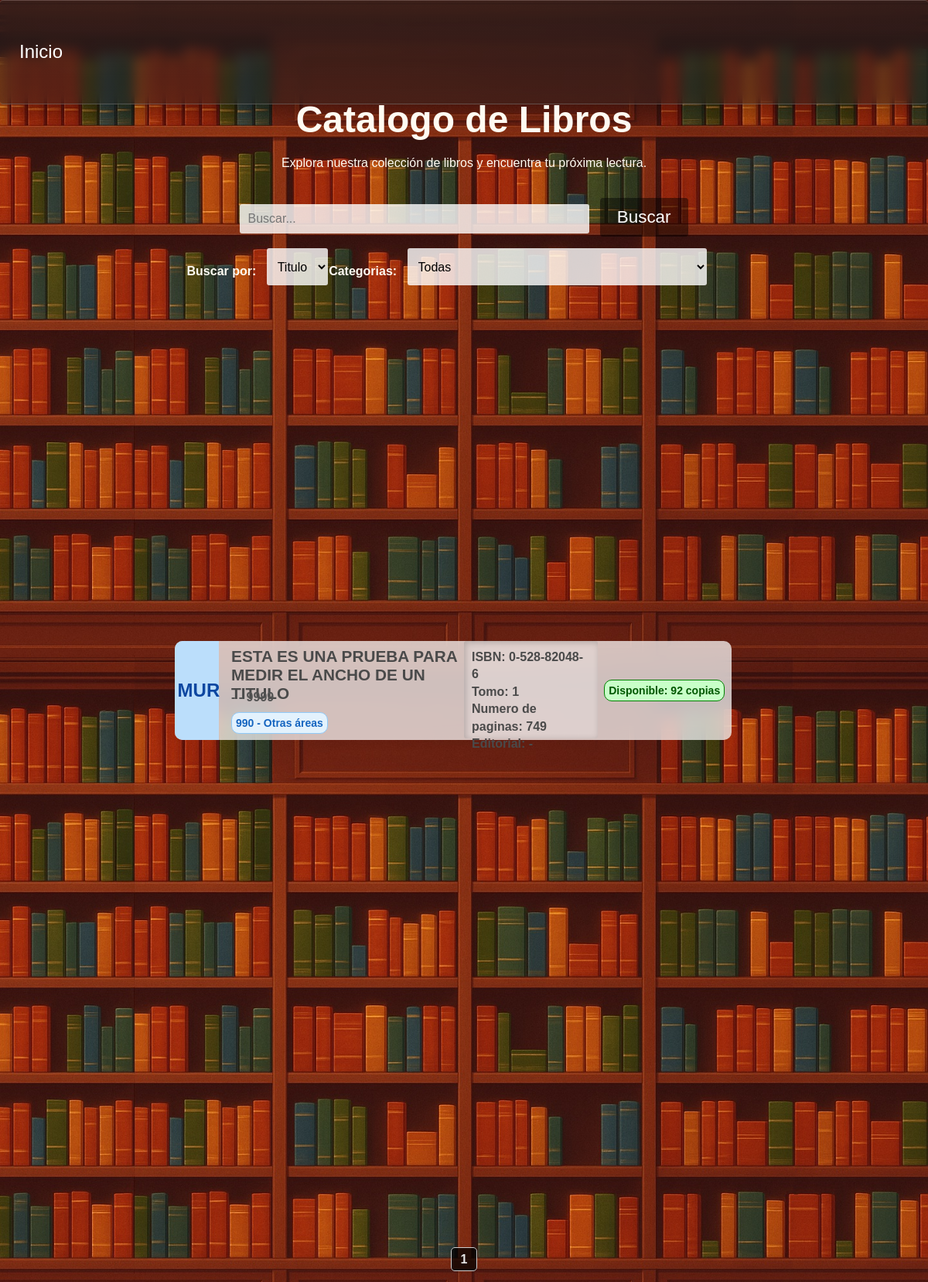
Page /libros on the committed database.
### tables this page shows
CREATE TABLE "Libros" (
	"id_libro"	INTEGER,
	"Titulo"	TEXT NOT NULL,
	"Tomo"	INTEGER,
	"ano_publicacion"	TEXT,
	"ISBN"	TEXT,
	"numero_paginas"	INTEGER  NOT NULL,
	"numero_copias"	INTEGER  NOT NULL,
	PRIMARY KEY("id_libro" AUTOINCREMENT),
	UNIQUE("Titulo", "Tomo")
);

CREATE TABLE "Notaciones" (
	"id_notacion"	INTEGER NOT NULL,
	"notacion"	TEXT NOT NULL,
	"id_editorial"	INTEGER NOT NULL,
	"id_autor"	INTEGER NOT NULL,
	PRIMARY KEY("id_notacion" AUTOINCREMENT),
	FOREIGN KEY("id_autor") REFERENCES "Autores"("id_autor"),
	FOREIGN KEY("id_editorial") REFERENCES "Editoriales"("id_editorial"),
	UNIQUE("id_autor", "id_editorial")
);

CREATE TABLE "Autores" (
	"id_autor"	INTEGER NOT NULL,
	"nombre_autor"	TEXT NOT NULL,
	"apellido_autor"	TEXT NOT NULL,
	PRIMARY KEY("id_autor" AUTOINCREMENT)
);

CREATE TABLE "SistemaDewey" (
	"codigo_seccion"	TEXT NOT NULL,
	"seccion"	TEXT NOT NULL UNIQUE,
	PRIMARY KEY("codigo_seccion")
);

CREATE TABLE "Editoriales" (
	"id_editorial"	INTEGER,
	"editorial"	TEXT NOT NULL UNIQUE,
	PRIMARY KEY("id_editorial" AUTOINCREMENT)
);

### app.py (the view)
@app.route("/libros", methods=["GET", "POST"])
def libros():
    conexion = conexion_BD()
    query = conexion.cursor()
    pagina = request.args.get("page", 1, type=int) #Recibe el parametro de la URL llamado page
    libros_por_pagina = 16
    offset = (pagina - 1) * libros_por_pagina
    query.execute("select count(*) from Libros")
    total_libros = query.fetchone()[0]
    total_paginas = math.ceil(total_libros / libros_por_pagina)
    query.execute("""
        select l.id_libro, Titulo, tomo, ano_publicacion, ISBN, numero_paginas, numero_copias,
               sd.codigo_seccion, sd.seccion, a.nombre_autor, a.apellido_autor, e.editorial, n.notacion
        from Libros l
        join RegistroLibros r ON r.id_libro = l.id_libro
        join SistemaDewey sd ON sd.codigo_seccion = r.codigo_seccion
        join notaciones n ON n.id_notacion = r.id_notacion
        join Autores a ON a.id_autor = n.id_autor
        join Editoriales e ON e.id_editorial = n.id_editorial
        LIMIT ? OFFSET ?
    """, (libros_por_pagina, offset))
    libros = query.fetchall()
    query.execute("select * from SistemaDewey")
    categorias = query.fetchall()
    query.close()
    conexion.close()
    return render_template("libros.html",libros=libros,categorias=categorias,pagina=pagina,total_paginas=total_paginas)

### config.py (called while the page is built)
def conexion_BD():
    return sqlite3.connect(DB_PATH)

### templates/libros.html (shortened to what this page needs)
<!DOCTYPE html>
<html lang="es">
<head>
    <link rel="stylesheet" href="{{ url_for('static', filename='estilo_libros.css') }}">
    <link rel="stylesheet" href="{{ url_for('static', filename='barra_lateral.css') }}">
    <link rel="stylesheet" href="{{ url_for('static', filename='filtros.css') }}">
    <link rel="stylesheet" href="{{ url_for('static', filename='general.css') }}">
</head>
<body>
    <header>
        <div class="navbar fondo-cristal">
            {% if session %}
                <a href="{{ url_for('logout') }}">Cerrar sesion</a>
            {% else %}
                <a href="{{ url_for('inicio') }}">Inicio</a>
            {% endif %}
        </div>
    </header>
    <main>
        <div class="div-busqueda">
            <form class="frm-buscar" action="/buscar_libro" method="GET">
                <label for="buscar"><h1>Catalogo de Libros</h1>Explora nuestra colección de libros y encuentra tu próxima lectura.</label><br><br><br>
                <input class="buscar" id="cuadro-busqueda" type="text" name="buscar" autocomplete="off" placeholder="Buscar...">&nbsp;&nbsp;
                <section class="menu-filtros">
                    <nav>
                        <section>
                            <h4> Buscar por: &nbsp;&nbsp;</h4>
                            <select name="filtro-busqueda" id="filtro-busqueda">
                                <option value="Titulo"
                                    >
                                    Titulo
                                </option>
                            </select>
                        </section>
                        <section>
                            <h4> Categorias: &nbsp;&nbsp; </h4>
                            <select name="categorias" id="categorias">
                                <option value="Todas"
                                    >
                                    Todas
                                </option>
                            </select>
                        </section>
                    </nav>
                </section>
                <button id="btn-buscar" type="submit">Buscar</button>
            </form>
        </div>
        <div class="contendor-catalogo">
            {% for libro in libros%}
            <div class="libro">
                <span class="span-notacion"
                    {% if (libro[7]|int) < 100 %}
                        id="h2-seccion-0"
                    {% elif (libro[7]|int) < 200 %}
                        id="h2-seccion-1"
                    {% elif (libro[7]|int) < 300 %}
                        id="h2-seccion-2"
                    {% elif (libro[7]|int) < 400 %}
                        id="h2-seccion-3"
                    {% elif (libro[7]|int) < 500 %}
                        id="h2-seccion-4"
                    {% elif (libro[7]|int) < 600 %}
                        id="h2-seccion-5"
                    {% elif (libro[7]|int) < 700 %}
                        id="h2-seccion-6"
                    {% elif (libro[7]|int) < 800 %}
                        id="h2-seccion-7"
                    {% elif (libro[7]|int) < 900 %}
                        id="h2-seccion-8"
                    {% else %}
                        id="h2-seccion-9"
                    {% endif %} >
                    <h2>{{libro[12]}}</h2>
                </span>
                <span id="span-info-libros">
                    <h3>{{libro[1]}}</h3>
                    <h4>{{libro[9]}} {{libro[10]}}
                        {{libro[3]}} </h4>
                    <h5
                        {% if (libro[7]|int) < 100 %}
                            id="h4-seccion-0"
                        {% elif (libro[7]|int) < 200 %}
                            id="h4-seccion-1"
                        {% elif (libro[7]|int) < 300 %}
                            id="h4-seccion-2"
                        {% elif (libro[7]|int) < 400 %}
                            id="h4-seccion-3"
                        {% elif (libro[7]|int) < 500 %}
                            id="h4-seccion-4"
                        {% elif (libro[7]|int) < 600 %}
                            id="h4-seccion-5"
                        {% elif (libro[7]|int) < 700 %}
                            id="h4-seccion-6"
                        {% elif (libro[7]|int) < 800 %}
                            id="h4-seccion-7"
                        {% elif (libro[7]|int) < 900 %}
                            id="h4-seccion-8"
                        {% else %}
                            id="h4-seccion-9"
                        {% endif %} >
                        {{libro[7]}} - {{libro[8]}}
                    </h5>
                </span>
                <span id="span-datos-libro2">
                    <h4 class="h4-datos-libro2">
                        ISBN: {{libro[4]}}<br>
                        Tomo:  {{libro[2]}}<br>
                        Numero de paginas: {{libro[5]}}<br>
                        Editorial: {{libro[11]}}<br>
                    </h4>
                </span>
                <span id="span-disponibilidad-libros">
                    {% if (libro[6]|int) > 0 %}
                        <h4 id="h4-disponible">Disponible:
                            {% if (libro[6]|int == 1)%}
                                {{libro[6]}} copia
                            {% else %}
                                {{libro[6]}} copias
                            {% endif %}
                        </h4>
                    {% else %}
                        <h4 id="h4-no_disponible">No disponible</h4>
                    {% endif %}
                </span>
            </div>
            {% endfor %}
            <br><br><br><br>
        </div>
        <div class="paginacion">
            {% for p in range(1, total_paginas + 1) %}
                {% if p == pagina %}
                    <strong>{{ p }}</strong>
                {% else %}
                    <a href="{{ url_for('buscar_libro', page=p, buscar=busqueda, categorias=Seccion, filtro_busqueda=filtro_busqueda) }}">{{ p }}</a>
                {% endif %}
            {% endfor %}
        </div>
    </main>
</body>
</html>

### static/estilo_libros.css (style rules this page uses)
body { background-image: url('img/libros-loop-v2.jpg'); background-size: cover; background-position: top; }
main { height: 100vh; display: flex; flex-direction: column; justify-content: center; align-items: center; color: #fffbf2; }
.contendor-catalogo { display: block; position: absolute; width: 60%; height: auto; min-height: 70%; top: 50%; z-index: 0; }
.libro { background-color: rgba(255, 255, 255, 0.721); backdrop-filter: blur(10px); display: flex; position: relative; top: 1%; left: -2%; width: 100%; height: 8rem; border-radius: 10px; margin-bottom: .6rem; color: #4a4a4a; transition: width 0.3s ease-in-out; }
.span-notacion { position: relative; display: flex; width: 8%; justify-content: center; align-items: center; border-top-left-radius: 10px; border-bottom-left-radius: 10px; }
.span-notacion h2 { margin-left: 5px; }
#h2-seccion-9 { background-color: #bbdefb; color: #0d47a1; }
#span-info-libros { position: relative; width: 55%; display: flex; align-items: center; }
#span-datos-libro2 { width: 30%; }
.h4-datos-libro2 { background-color: rgba(255, 255, 255, 0.252); padding: 10px; line-height: 1.4; margin: 0; height: 83%; border-radius: 3px; box-shadow: inset 2px 2px 8px rgba(0, 0, 0, 0.2); }
#span-info-libros h3 { margin-top: 8px; margin-left: 5%; position: absolute; top: 0%; font-size: 1.3rem; }
#span-info-libros h4 { margin-left: 5%; position: relative; margin-top: 40px; color: #535353; }
#span-info-libros h5 { margin-left: 5%; margin-bottom: 7px; position: absolute; bottom: 1%; border-radius: 10px; padding: 5px; font-size: 14px; }
#h4-seccion-9 { background-color: #e3f2fd; color: #1565c0; border: solid 1px #90caf9; }
#span-disponibilidad-libros { position: relative; width: 30%; border-top-right-radius: 15px; border-bottom-right-radius: 15px; display: flex; align-items: center; justify-content:center; flex-direction: column; }
#span-disponibilidad-libros h4 { border-radius: 10px; padding: 5px; font-size: 14px; }
#h4-disponible { background-color: rgb(200, 255, 200); color: rgb(0, 87, 0); border: solid 1px green; }
form select, form input { padding: 10px; font-size: 1rem; border-radius: 3px; border: none; background-color: rgba(255, 255, 255, 0.8); color: black; }
form select { height: 3rem; }
.div-busqueda { text-align: center; position: absolute; top: 5rem; height: 40%; width: 60%; padding: 15px; border-radius: 4px; }
.frm-buscar { display: inline; }
#cuadro-busqueda { width: 60%; }

### static/filtros.css (style rules this page uses)
.menu-filtros { position: absolute; display: flex; width: 100%; }
.menu-filtros nav { margin-top: 2%; display: flex; width: 90%; justify-content: space-evenly; }
h2 { margin-left: 14px; }
.menu-filtros nav section { display: flex; }

### static/general.css (style rules this page uses)
body { margin: 0; padding: 0; font-family: Arial, sans-serif; }
h1 { font-size: 3rem; margin-bottom: 20px; }
#btn-registrar, #btn-buscar, #btn-catalogo, #btn-login, #btn-registrar-prestamo { text-decoration: none; color: white; background-color: #00000071; padding: 12px 22px; font-size: 1.4rem; border: none; border-radius: 4px; transition: background-color 0.2s ease-in-out; }
.navbar { background-color: #00000071; width: 100%; height: 8%; position: absolute; top: 0px; display: flex; align-items: center; justify-content: space-between; border-left: none !important; border-right: none !important; }
.navbar a { text-decoration: none; color: white; padding: 25px; font-size: 1.5rem; transition: 0.1s ease-in; border-radius: 4px; }
.fondo-cristal { background: linear-gradient(rgba(31,31,31,0.6),rgba(31,31,31,0.45)); backdrop-filter: blur(8px); box-shadow: 0 8px 32px 0 rgba(0,0,0,0.37); border: solid 1px rgba(255, 255, 255, 0.21); border-radius: 4px; }
.paginacion { position: fixed; text-align: center; margin: 20px; width: 100%; bottom: 0; z-index: 1; }
.paginacion a, .paginacion strong { margin: 0 5px; padding: 6px 12px; text-decoration: none; border: 1px solid #ccc; border-radius: 5px; color: #e5e5e5; background-color: #0000003a; transition: 0.2s ease-in-out; }
.paginacion strong { font-weight: bold; background-color: #000000ba; }

### rows in the picture
Libros: notacion "MUR", Titulo "ESTA ES UNA PRUEBA PARA MEDIR EL ANCHO DE UN TITULO", nombre_autor "-", apellido_autor "-", ano_publicacion "9999", codigo_seccion "990", seccion "Otras áreas", ISBN "0-528-82048-6", Tomo "1", numero_paginas "749", editorial "-", numero_copias "92"

### other values in the picture
{{ p }} "1"
